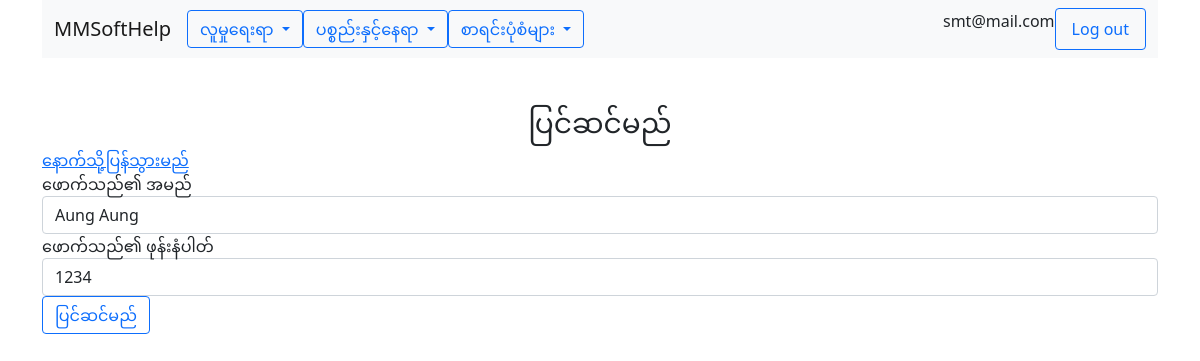
Screenshot of /customer/edit.php?key=3 (signed in) with the database file from the repository.
### tables this page shows
CREATE TABLE `users` (
  `id` int(10) NOT NULL,
  `email` varchar(100) NOT NULL,
  `password` varchar(100) NOT NULL,
  `phone` varchar(25) NOT NULL,
  `address` varchar(250) NOT NULL,
  `com_id` int(10) NOT NULL,
  `role` varchar(25) NOT NULL
);

CREATE TABLE `companies` (
  `id` int(10) NOT NULL,
  `name` varchar(100) NOT NULL,
  `phone` varchar(15) NOT NULL,
  `address` varchar(250) NOT NULL
);

CREATE TABLE `customers` (
  `id` int(10) NOT NULL,
  `name` varchar(100) NOT NULL,
  `phone` varchar(25) NOT NULL,
  `com_id` int(10) NOT NULL
);

### app/functions.php (called while the page is built, shortened)
<?php
function view($name, $model= ''){
    require(APP_PATH . "views/layout.view.php");
}
function is_user_authenticated() {
    return isset($_SESSION['email']);
}
function get_user() {
    $user = UserData::get_user_by_email($_SESSION['email']);
    return $user;
}
function get_company_id() {
    $user = UserData::get_user_by_email($_SESSION['email']);
    return $user->com_id;
}
function get_company_name() {
    return CompanyData::get_company_by_id(get_company_id())->name;
}
?>

### app/company/mysqlcompanyprovider.class.php (called while the page is built, shortened)
<?php
class MySqlCompanyProvider extends CompanyProvider{
    public function get_company_by_id($com_id){
        $db = $this -> connect();
        $sql = 'SELECT * FROM companies WHERE id = :id';
        $smt = $db->prepare($sql);
        $smt -> execute([
            ':id' => $com_id,
        ]);
        $data = $smt->fetchAll(PDO::FETCH_CLASS,'Company');
        return $data[0];
    }
    private function connect(){
        try{
            return new PDO($this->source, CONFIG['db_user'], CONFIG['db_password']);
        }catch(PDOException $e){
            return null;
        }
    }
}
?>

### app/user/mysqluserprovider.class.php (called while the page is built, shortened)
<?php
class MySqlUserProvider extends UserProvider{
    public function get_user_by_email($email){
        $db = $this -> connect();
        $sql = 'SELECT * FROM users WHERE email = :email';
        $smt = $db->prepare($sql);
        $smt -> execute([
            ':email' => $email,
        ]);
        $data = $smt->fetchAll(PDO::FETCH_CLASS,'User');
        return $data[0];
    }
    private function connect(){
        try{
            return new PDO($this->source, CONFIG['db_user'], CONFIG['db_password']);
        }catch(PDOException $e){
            return null;
        }
    }
}
?>

### app/user/userdata.class.php (called while the page is built, shortened)
<?php
class UserData{
    static private $ds;
    static public function initialize(UserProvider $data_provider){
        return self::$ds = $data_provider;
    }
    static public function get_user_by_email($email){
        return self::$ds->get_user_by_email($email);
    }
}
?>

### app/company/companydata.class.php (called while the page is built, shortened)
<?php
class CompanyData{
    static private $ds;
    static public function initialize(CompanyProvider $data_provider){
        return self::$ds = $data_provider;
    }
    static public function get_company_by_id($com_id){
        return self::$ds->get_company_by_id($com_id);
    }
}
?>

### app/customer/mysqlcustomerprovider.class.php (called while the page is built, shortened)
<?php
class MySqlCustomerProvider extends CustomerProvider{
    public function get_customer($id){
        $db = $this -> connect();
        $sql = 'SELECT * FROM customers WHERE id = :id';
        $smt = $db->prepare($sql);
        $smt -> execute([
            ':id' => $id,
        ]);
        $data = $smt->fetchAll(PDO::FETCH_CLASS,'Customer');
        return $data[0];
    }
    private function connect(){
        try{
            return new PDO($this->source, CONFIG['db_user'], CONFIG['db_password']);
        }catch(PDOException $e){
            return null;
        }
    }
}
?>

### app/customer/customerdata.class.php (called while the page is built, shortened)
<?php
class CustomerData{
    static private $ds;
    static public function initialize(CustomerProvider $data_provider){
        return self::$ds = $data_provider;
    }
    static public function get_customer($id){
        return self::$ds->get_customer($id);
    }
}
?>

### views/customer/edit.view.php (the view, shortened to what this page needs)
 <div class="row">
     <div class="col-lg-12 text-center">
         <h3 class="mt-5"><?php echo edit_user ?></h3>
     </div>
 </div>
 <div class="row">
 <a href="../customer">
 <?php echo back;?>
 </a>
 </div>
<div>
    <form action="" method="POST">
       <div class="form-group">
           <label for="name"><?php echo cus_name; ?></label>
           <input class="form-control" type="text" name="name" id="name" value="<?= $model->name ?>">
       </div>
       <div class="form-group">
           <label for="phone"><?php echo cus_phone ?></label>
           <input class="form-control" type="text" name="phone" id="phone" value="<?= $model->phone ?>">
       </div>
       <div class="form-group">
       <input class="btn btn-outline-primary" type="submit" value="<?php echo edit_user;?>">
       </div>
    </form>
</div>

### views/layout.view.php (shortened to what this page needs)
<!DOCTYPE html>
<html lang="en">
  <head>
    <link href="https://cdn.jsdelivr.net/npm/bootstrap@5.0.2/dist/css/bootstrap.min.css" rel="stylesheet">
  </head>
  <body>
    <div class="container">
      <?php
      if (is_user_authenticated()){
      ?>
<nav class="navbar navbar-expand-lg navbar-light bg-light">
  <div class="container-fluid">
    <a class="navbar-brand" href="../company"><?= get_company_name(); ?></a>
    <div class="collapse navbar-collapse" id="navbarSupportedContent">
      <ul class="navbar-nav me-auto mb-2 mb-lg-0">
<div class="dropdown">
  <button class="btn btn-outline-primary dropdown-toggle" type="button" id="dropdownMenuButton1" data-bs-toggle="dropdown" aria-expanded="false">
    <?php echo people_menu; ?>
  </button>
</div>
<div class="dropdown">
  <button class="btn btn-outline-primary dropdown-toggle" type="button" id="dropdownMenuButton1" data-bs-toggle="dropdown" aria-expanded="false">
    <?php echo item_location_menu; ?>
  </button>
</div>
<div class="dropdown">
  <button class="btn btn-outline-primary dropdown-toggle" type="button" id="dropdownMenuButton1" data-bs-toggle="dropdown" aria-expanded="false">
    <?php echo forms; ?>
  </button>
</div>
      </ul>
      <?php
      }
      ?>
      <?php
      if (is_user_authenticated()){
      ?>
      <p><?= get_user()->email; ?></p>
      <a class="nav-link btn btn-outline-primary" href="../logout.php">Log out</a>
      <?php
      }
      ?>
    </div>
  </div>
</nav>
</div>
    <div class="container">
<?php require("$name.view.php");?>
    </div>
    </body>
    </html>

### rows the page displays
users: com.name "MMSoftHelp", email "smt@mail.com"
customers: name "Aung Aung", phone "1234"

### other values shown
people_menu "လူမှုရေးရာ"
item_location_menu "ပစ္စည်းနှင့်နေရာ"
forms "စာရင်းပုံစံများ"
edit_user "ပြင်ဆင်မည်"
back "နောက်သို့ပြန်သွားမည်"
cus_name "‌ဖောက်သည်၏ အမည်"
cus_phone "ဖောက်သည်၏ ဖုန်းနံပါတ်"
